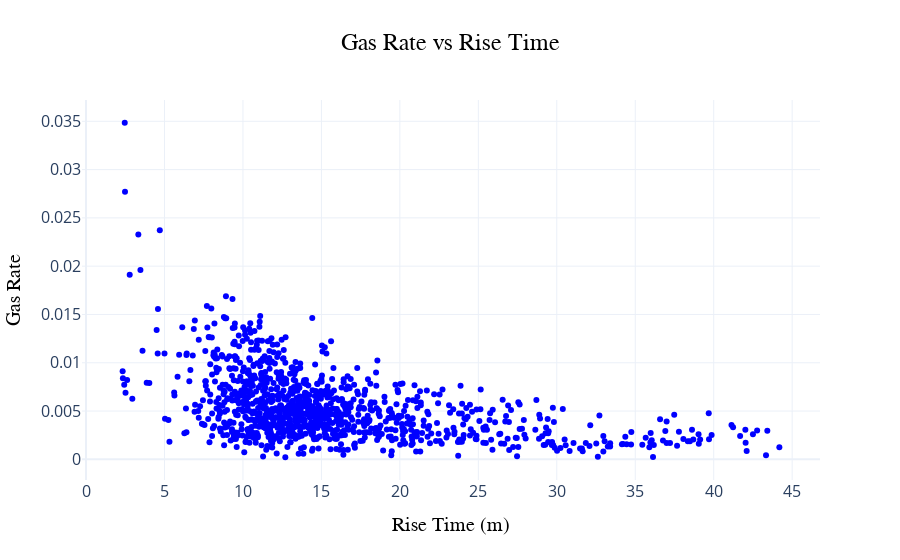

The notebook cell this image was saved under:
### Code cell
# Create Plotly figure
fig = go.Figure()

# Add scatter plot (point cloud)
fig.add_trace(go.Scatter(
    x=df_z['Rise Time (m)'],
    y=df_z['GasRate'],
    mode='markers',
    marker=dict(size=6, color='blue', opacity=1),
    name='Gas Rate'
))

# Customize layout with bold and enlarged text
fig.update_layout(
    title=dict(
        text='Gas Rate vs Rise Time',
        font=dict(size=24, family='Arial', color='black'),  # Bold and larger title
        x=0.5  # Center the title
    ),
    xaxis=dict(
        title=dict(
            text='Rise Time (m)',
            font=dict(size=20, family='Arial', color='black')  # Bold and larger x-axis label
        ),
        tickfont=dict(size=16)  # Increase tick label size
    ),
    yaxis=dict(
        title=dict(
            text='Gas Rate',
            font=dict(size=20, family='Arial', color='black')  # Bold and larger y-axis label
        ),
        tickfont=dict(size=16)  # Increase tick label size
    ),
    template='plotly_white'
)

# Show plot
fig.show()

### Figure 1 — Plotly figure (JSON) as saved in the notebook; plotly's stock layout.template omitted (floating-point values rounded to 4 significant figures; data arrays with more than 128 entries replaced by an {"elided": "..."} marker saying what was removed)
{"data": [{"marker": {"color": "blue", "opacity": 1, "size": 6}, "mode": "markers", "name": "Gas Rate", "type": "scatter", "x": {"elided": "1476 float values"}, "y": {"elided": "1476 float values"}}], "layout": {"title": {"font": {"color": "black", "family": "Arial", "size": 24}, "text": "Gas Rate vs Rise Time", "x": 0.5}, "xaxis": {"tickfont": {"size": 16}, "title": {"font": {"color": "black", "family": "Arial", "size": 20}, "text": "Rise Time (m)"}}, "yaxis": {"tickfont": {"size": 16}, "title": {"font": {"color": "black", "family": "Arial", "size": 20}, "text": "Gas Rate"}}}}
